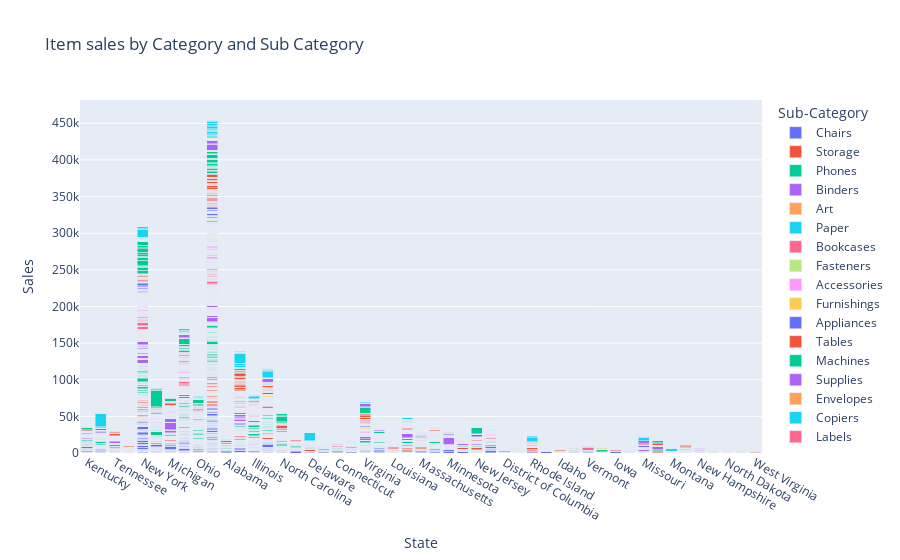

Notebook source saved alongside this figure:
### Code cell
fig5 = px.bar(clean_data, x="State", y="Sales", color="Sub-Category",
            hover_data=['Category'], barmode = 'stack', title='Item sales by Category and Sub Category')
 
fig5.show()

### Figure 1 — Plotly figure (JSON) as saved in the notebook; plotly's stock layout.template omitted (floating-point values rounded to 4 significant figures; data arrays with more than 128 entries replaced by an {"elided": "..."} marker saying what was removed)
{"data": [{"alignmentgroup": "True", "customdata": {"elided": "617x1 str values"}, "hovertemplate": "Sub-Category=Chairs<br>State=%{x}<br>Sales=%{y}<br>Category=%{customdata[0]}<extra></extra>", "legendgroup": "Chairs", "marker": {"color": "#636efa", "pattern": {"shape": ""}}, "name": "Chairs", "offsetgroup": "Chairs", "orientation": "v", "showlegend": true, "textposition": "auto", "type": "bar", "x": {"elided": "617 str values"}, "xaxis": "x", "y": {"elided": "617 float values"}, "yaxis": "y"}, {"alignmentgroup": "True", "customdata": {"elided": "846x1 str values"}, "hovertemplate": "Sub-Category=Storage<br>State=%{x}<br>Sales=%{y}<br>Category=%{customdata[0]}<extra></extra>", "legendgroup": "Storage", "marker": {"color": "#EF553B", "pattern": {"shape": ""}}, "name": "Storage", "offsetgroup": "Storage", "orientation": "v", "showlegend": true, "textposition": "auto", "type": "bar", "x": {"elided": "846 str values"}, "xaxis": "x", "y": {"elided": "846 float values"}, "yaxis": "y"}, {"alignmentgroup": "True", "customdata": {"elided": "889x1 str values"}, "hovertemplate": "Sub-Category=Phones<br>State=%{x}<br>Sales=%{y}<br>Category=%{customdata[0]}<extra></extra>", "legendgroup": "Phones", "marker": {"color": "#00cc96", "pattern": {"shape": ""}}, "name": "Phones", "offsetgroup": "Phones", "orientation": "v", "showlegend": true, "textposition": "auto", "type": "bar", "x": {"elided": "889 str values"}, "xaxis": "x", "y": {"elided": "889 float values"}, "yaxis": "y"}, {"alignmentgroup": "True", "customdata": {"elided": "1523x1 str values"}, "hovertemplate": "Sub-Category=Binders<br>State=%{x}<br>Sales=%{y}<br>Category=%{customdata[0]}<extra></extra>", "legendgroup": "Binders", "marker": {"color": "#ab63fa", "pattern": {"shape": ""}}, "name": "Binders", "offsetgroup": "Binders", "orientation": "v", "showlegend": true, "textposition": "auto", "type": "bar", "x": {"elided": "1523 str values"}, "xaxis": "x", "y": {"elided": "1523 float values"}, "yaxis": "y"}, {"alignmentgroup": "True", "customdata": {"elided": "796x1 str values"}, "hovertemplate": "Sub-Category=Art<br>State=%{x}<br>Sales=%{y}<br>Category=%{customdata[0]}<extra></extra>", "legendgroup": "Art", "marker": {"color": "#FFA15A", "pattern": {"shape": ""}}, "name": "Art", "offsetgroup": "Art", "orientation": "v", "showlegend": true, "textposition": "auto", "type": "bar", "x": {"elided": "796 str values"}, "xaxis": "x", "y": {"elided": "796 float values"}, "yaxis": "y"}, {"alignmentgroup": "True", "customdata": {"elided": "1370x1 str values"}, "hovertemplate": "Sub-Category=Paper<br>State=%{x}<br>Sales=%{y}<br>Category=%{customdata[0]}<extra></extra>", "legendgroup": "Paper", "marker": {"color": "#19d3f3", "pattern": {"shape": ""}}, "name": "Paper", "offsetgroup": "Paper", "orientation": "v", "showlegend": true, "textposition": "auto", "type": "bar", "x": {"elided": "1370 str values"}, "xaxis": "x", "y": {"elided": "1370 float values"}, "yaxis": "y"}, {"alignmentgroup": "True", "customdata": {"elided": "228x1 str values"}, "hovertemplate": "Sub-Category=Bookcases<br>State=%{x}<br>Sales=%{y}<br>Category=%{customdata[0]}<extra></extra>", "legendgroup": "Bookcases", "marker": {"color": "#FF6692", "pattern": {"shape": ""}}, "name": "Bookcases", "offsetgroup": "Bookcases", "orientation": "v", "showlegend": true, "textposition": "auto", "type": "bar", "x": {"elided": "228 str values"}, "xaxis": "x", "y": {"elided": "228 float values"}, "yaxis": "y"}, {"alignmentgroup": "True", "customdata": {"elided": "217x1 str values"}, "hovertemplate": "Sub-Category=Fasteners<br>State=%{x}<br>Sales=%{y}<br>Category=%{customdata[0]}<extra></extra>", "legendgroup": "Fasteners", "marker": {"color": "#B6E880", "pattern": {"shape": ""}}, "name": "Fasteners", "offsetgroup": "Fasteners", "orientation": "v", "showlegend": true, "textposition": "auto", "type": "bar", "x": {"elided": "217 str values"}, "xaxis": "x", "y": {"elided": "217 float values"}, "yaxis": "y"}, {"alignmentgroup": "True", "customdata": {"elided": "775x1 str values"}, "hovertemplate": "Sub-Category=Accessories<br>State=%{x}<br>Sales=%{y}<br>Category=%{customdata[0]}<extra></extra>", "legendgroup": "Accessories", "marker": {"color": "#FF97FF", "pattern": {"shape": ""}}, "name": "Accessories", "offsetgroup": "Accessories", "orientation": "v", "showlegend": true, "textposition": "auto", "type": "bar", "x": {"elided": "775 str values"}, "xaxis": "x", "y": {"elided": "775 float values"}, "yaxis": "y"}, {"alignmentgroup": "True", "customdata": {"elided": "957x1 str values"}, "hovertemplate": "Sub-Category=Furnishings<br>State=%{x}<br>Sales=%{y}<br>Category=%{customdata[0]}<extra></extra>", "legendgroup": "Furnishings", "marker": {"color": "#FECB52", "pattern": {"shape": ""}}, "name": "Furnishings", "offsetgroup": "Furnishings", "orientation": "v", "showlegend": true, "textposition": "auto", "type": "bar", "x": {"elided": "957 str values"}, "xaxis": "x", "y": {"elided": "957 float values"}, "yaxis": "y"}, {"alignmentgroup": "True", "customdata": {"elided": "466x1 str values"}, "hovertemplate": "Sub-Category=Appliances<br>State=%{x}<br>Sales=%{y}<br>Category=%{customdata[0]}<extra></extra>", "legendgroup": "Appliances", "marker": {"color": "#636efa", "pattern": {"shape": ""}}, "name": "Appliances", "offsetgroup": "Appliances", "orientation": "v", "showlegend": true, "textposition": "auto", "type": "bar", "x": {"elided": "466 str values"}, "xaxis": "x", "y": {"elided": "466 float values"}, "yaxis": "y"}, {"alignmentgroup": "True", "customdata": {"elided": "319x1 str values"}, "hovertemplate": "Sub-Category=Tables<br>State=%{x}<br>Sales=%{y}<br>Category=%{customdata[0]}<extra></extra>", "legendgroup": "Tables", "marker": {"color": "#EF553B", "pattern": {"shape": ""}}, "name": "Tables", "offsetgroup": "Tables", "orientation": "v", "showlegend": true, "textposition": "auto", "type": "bar", "x": {"elided": "319 str values"}, "xaxis": "x", "y": {"elided": "319 float values"}, "yaxis": "y"}, {"alignmentgroup": "True", "customdata": [["Technology"], ["Technology"], ["Technology"], ["Technology"], ["Technology"], ["Technology"], ["Technology"], ["Technology"], ["Technology"], ["Technology"], ["Technology"], ["Technology"], ["Technology"], ["Technology"], ["Technology"], ["Technology"], ["Technology"], ["Technology"], ["Technology"], ["Technology"], ["Technology"], ["Technology"], ["Technology"], ["Technology"], ["Technology"], ["Technology"], ["Technology"], ["Technology"], ["Technology"], ["Technology"], ["Technology"], ["Technology"], ["Technology"], ["Technology"], ["Technology"], ["Technology"], ["Technology"], ["Technology"], ["Technology"], ["Technology"], ["Technology"], ["Technology"], ["Technology"], ["Technology"], ["Technology"], ["Technology"], ["Technology"], ["Technology"], ["Technology"], ["Technology"], ["Technology"], ["Technology"], ["Technology"], ["Technology"], ["Technology"], ["Technology"], ["Technology"], ["Technology"], ["Technology"], ["Technology"], ["Technology"], ["Technology"], ["Technology"], ["Technology"], ["Technology"], ["Technology"], ["Technology"], ["Technology"], ["Technology"], ["Technology"], ["Technology"], ["Technology"], ["Technology"], ["Technology"], ["Technology"], ["Technology"], ["Technology"], ["Technology"], ["Technology"], ["Technology"], ["Technology"], ["Technology"], ["Technology"], ["Technology"], ["Technology"], ["Technology"], ["Technology"], ["Technology"], ["Technology"], ["Technology"], ["Technology"], ["Technology"], ["Technology"], ["Technology"], ["Technology"], ["Technology"], ["Technology"], ["Technology"], ["Technology"], ["Technology"], ["Technology"], ["Technology"], ["Technology"], ["Technology"], ["Technology"], ["Technology"], ["Technology"], ["Technology"], ["Technology"], ["Technology"], ["Technology"], ["Technology"], ["Technology"], ["Technology"], ["Technology"]], "hovertemplate": "Sub-Category=Machines<br>State=%{x}<br>Sales=%{y}<br>Category=%{customdata[0]}<extra></extra>", "legendgroup": "Machines", "marker": {"color": "#00cc96", "pattern": {"shape": ""}}, "name": "Machines", "offsetgroup": "Machines", "orientation": "v", "showlegend": true, "textposition": "auto", "type": "bar", "x": ["Texas", "District of Columbia", "New York", "Michigan", "California", "California", "Washington", "Illinois", "Washington", "Pennsylvania", "Florida", "New York", "New York", "California", "Kentucky", "Ohio", "New York", "California", "California", "Illinois", "Texas", "Arizona", "Texas", "Illinois", "Texas", "Texas", "Washington", "New York", "New Jersey", "Oregon", "Ohio", "Georgia", "Pennsylvania", "Florida", "Florida", "Florida", "Washington", "California", "California", "Pennsylvania", "Tennessee", "California", "Pennsylvania", "North Carolina", "Washington", "Oregon", "Ohio", "North Carolina", "Michigan", "Colorado", "Washington", "Colorado", "Louisiana", "California", "California", "California", "New York", "California", "California", "New Jersey", "California", "Ohio", "Pennsylvania", "Alabama", "Ohio", "Maryland", "Texas", "Delaware", "Indiana", "Texas", "Ohio", "New York", "New York", "California", "North Carolina", "New York", "Texas", "California", "California", "California", "Washington", "New Jersey", "New York", "New York", "California", "New York", "Arizona", "Colorado", "Ohio", "New York", "Virginia", "California", "Texas", "Texas", "Texas", "Illinois", "Texas", "California", "Ohio", "Pennsylvania", "North Carolina", "Virginia", "Florida", "California", "Pennsylvania", "New York", "California", "Illinois", "Tennessee", "Texas", "Arizona", "Nevada", "New York", "New York", "Florida"], "xaxis": "x", "y": [3060.0, 1380.0, 4900.0, 351.0, 1920.0, 1920.0, 837.6, 210.0, 1040.0, 241.2, 265.5, 4000.0, 1350.0, 558.4, 3080, 30.34, 629.9, 2549.0, 343.2, 1363.0, 480.0, 600.0, 998.9, 574.9, 336.5, 1440.0, 558.4, 52.44, 319.9, 29.93, 102.0, 396, 399.5, 821.3, 22640.0, 695.7, 2395.0, 448.0, 506.3, 12.59, 649, 1280.0, 449.1, 1300.0, 11.56, 180.0, 224.9, 8000.0, 3060.0, 2550.0, 837.6, 59.99, 480.0, 532.7, 71.98, 372.0, 7000.0, 3358.0, 240.0, 480, 4477.0, 1188, 482.3, 3040, 1800.0, 465.0, 287.9, 65.97, 83.9, 559.7, 480.0, 3992.0, 69.99, 686.3, 695.7, 1705.0, 418.8, 288.0, 768.0, 4800.0, 385.8, 9100.0, 2322.0, 2800.0, 105.6, 5200.0, 270.0, 703.7, 4500.0, 1036.0, 8750.0, 686.4, 287.9, 399.5, 2520.0, 1008.0, 597.1, 240.0, 653.0, 207.0, 2625.0, 210.0, 32.98, 369.2, 342.0, 3404.0, 2973.0, 600.5, 91.47, 8160.0, 95.99, 2396.0, 78.66, 4644.0, 120], "yaxis": "y"}, {"alignmentgroup": "True", "customdata": {"elided": "190x1 str values"}, "hovertemplate": "Sub-Category=Supplies<br>State=%{x}<br>Sales=%{y}<br>Category=%{customdata[0]}<extra></extra>", "legendgroup": "Supplies", "marker": {"color": "#ab63fa", "pattern": {"shape": ""}}, "name": "Supplies", "offsetgroup": "Supplies", "orientation": "v", "showlegend": true, "textposition": "auto", "type": "bar", "x": {"elided": "190 str values"}, "xaxis": "x", "y": {"elided": "190 float values"}, "yaxis": "y"}, {"alignmentgroup": "True", "customdata": {"elided": "254x1 str values"}, "hovertemplate": "Sub-Category=Envelopes<br>State=%{x}<br>Sales=%{y}<br>Category=%{customdata[0]}<extra></extra>", "legendgroup": "Envelopes", "marker": {"color": "#FFA15A", "pattern": {"shape": ""}}, "name": "Envelopes", "offsetgroup": "Envelopes", "orientation": "v", "showlegend": true, "textposition": "auto", "type": "bar", "x": {"elided": "254 str values"}, "xaxis": "x", "y": {"elided": "254 float values"}, "yaxis": "y"}, {"alignmentgroup": "True", "customdata": [["Technology"], ["Technology"], ["Technology"], ["Technology"], ["Technology"], ["Technology"], ["Technology"], ["Technology"], ["Technology"], ["Technology"], ["Technology"], ["Technology"], ["Technology"], ["Technology"], ["Technology"], ["Technology"], ["Technology"], ["Technology"], ["Technology"], ["Technology"], ["Technology"], ["Technology"], ["Technology"], ["Technology"], ["Technology"], ["Technology"], ["Technology"], ["Technology"], ["Technology"], ["Technology"], ["Technology"], ["Technology"], ["Technology"], ["Technology"], ["Technology"], ["Technology"], ["Technology"], ["Technology"], ["Technology"], ["Technology"], ["Technology"], ["Technology"], ["Technology"], ["Technology"], ["Technology"], ["Technology"], ["Technology"], ["Technology"], ["Technology"], ["Technology"], ["Technology"], ["Technology"], ["Technology"], ["Technology"], ["Technology"], ["Technology"], ["Technology"], ["Technology"], ["Technology"], ["Technology"], ["Technology"], ["Technology"], ["Technology"], ["Technology"], ["Technology"], ["Technology"], ["Technology"], ["Technology"]], "hovertemplate": "Sub-Category=Copiers<br>State=%{x}<br>Sales=%{y}<br>Category=%{customdata[0]}<extra></extra>", "legendgroup": "Copiers", "marker": {"color": "#19d3f3", "pattern": {"shape": ""}}, "name": "Copiers", "offsetgroup": "Copiers", "orientation": "v", "showlegend": true, "textposition": "auto", "type": "bar", "x": ["Montana", "California", "New York", "Ohio", "Pennsylvania", "California", "California", "Massachusetts", "Texas", "California", "Illinois", "California", "Texas", "California", "Texas", "Kentucky", "California", "California", "New York", "Minnesota", "Illinois", "Pennsylvania", "California", "Illinois", "Missouri", "Washington", "Washington", "California", "North Carolina", "Colorado", "Alabama", "California", "California", "California", "California", "Indiana", "California", "Virginia", "Texas", "New York", "Ohio", "California", "New York", "New York", "Pennsylvania", "New York", "Missouri", "Rhode Island", "Florida", "Ohio", "California", "Michigan", "Illinois", "Indiana", "Florida", "Pennsylvania", "Texas", "Utah", "Washington", "Washington", "Washington", "New York", "Michigan", "Ohio", "Delaware", "Georgia", "Rhode Island", "Pennsylvania"], "xaxis": "x", "y": [3000.0, 1200.0, 480.0, 660.0, 8400.0, 2400.0, 640.0, 1200.0, 480.0, 1200.0, 2800.0, 3360.0, 440.0, 1200.0, 320.0, 1400.0, 1200.0, 880.0, 800.0, 550.0, 1440.0, 1800.0, 2880.0, 720.0, 4900.0, 1800.0, 3150.0, 1120.0, 960.0, 440.0, 900.0, 2800.0, 480.0, 480.0, 2800.0, 1000.0, 480.0, 1600.0, 2000.0, 560.0, 1440.0, 480.0, 11200.0, 880.0, 1200.0, 2800.0, 600.0, 5400.0, 960.0, 900.0, 960.0, 550.0, 960.0, 17500.0, 480.0, 600.0, 2400.0, 1500.0, 14000.0, 1000.0, 300.0, 480.0, 600.0, 840.0, 10500.0, 3000.0, 2000.0, 1080.0], "yaxis": "y"}, {"alignmentgroup": "True", "customdata": {"elided": "364x1 str values"}, "hovertemplate": "Sub-Category=Labels<br>State=%{x}<br>Sales=%{y}<br>Category=%{customdata[0]}<extra></extra>", "legendgroup": "Labels", "marker": {"color": "#FF6692", "pattern": {"shape": ""}}, "name": "Labels", "offsetgroup": "Labels", "orientation": "v", "showlegend": true, "textposition": "auto", "type": "bar", "x": {"elided": "364 str values"}, "xaxis": "x", "y": {"elided": "364 float values"}, "yaxis": "y"}], "layout": {"barmode": "stack", "legend": {"title": {"text": "Sub-Category"}, "tracegroupgap": 0}, "title": {"text": "Item sales by Category and Sub Category"}, "xaxis": {"anchor": "y", "domain": [0, 1], "title": {"text": "State"}}, "yaxis": {"anchor": "x", "domain": [0, 1], "title": {"text": "Sales"}}}}
